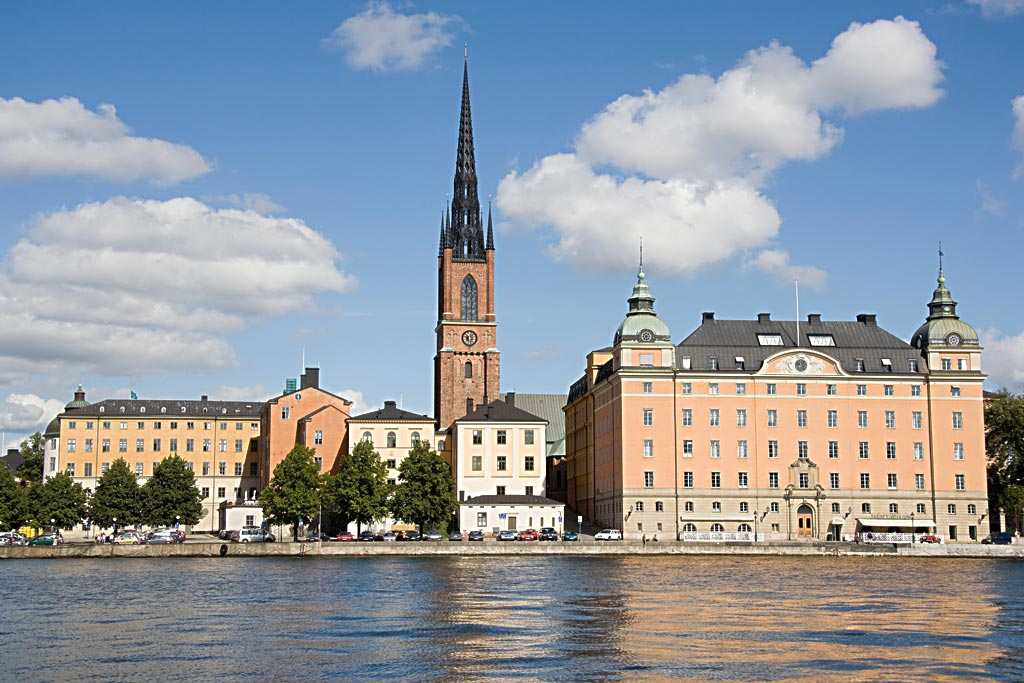
%> input picture images/image.jpg, 1024 x 683 px
$ octave finer_resolution_5.m   (GNU Octave 9; MATLAB toolbox functions it lacks are replaced by stand-ins)
%> lines starting %> are read from the running program, lines starting %| are printed output that depends on the picture
%the starting phase matrix is not a random matrix but a phase matrix from
%blured picture

%rectangular picture changed to a square picture
%read an image
IM=imread('image.jpg');
%> IM is the input picture: size 683x1024x3 uint8; mean R, G, B 142.1, 150.6, 160
IM=rgb2gray(IM);
%> IM: size 683x1024 uint8
IM=imresize(IM,0.25);
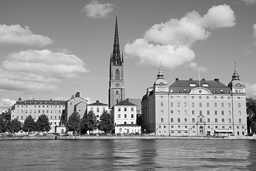
%> IM: size 171x256 uint8; min 0, max 255, mean 149.1
IM=im2double(IM);
%> IM: size 171x256 double
IM=imcrop(IM,[1 1 170 170]);
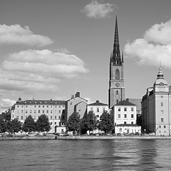
%> IM: size 171x171 double; min 0, max 1, mean 0.574
figure,imshow(IM);

%Generate black space outside of the picture
temp=zeros(771,771);
for x=301:471
    for y=301:471
        temp(x,y)=IM(x-300,y-300);
    end
end
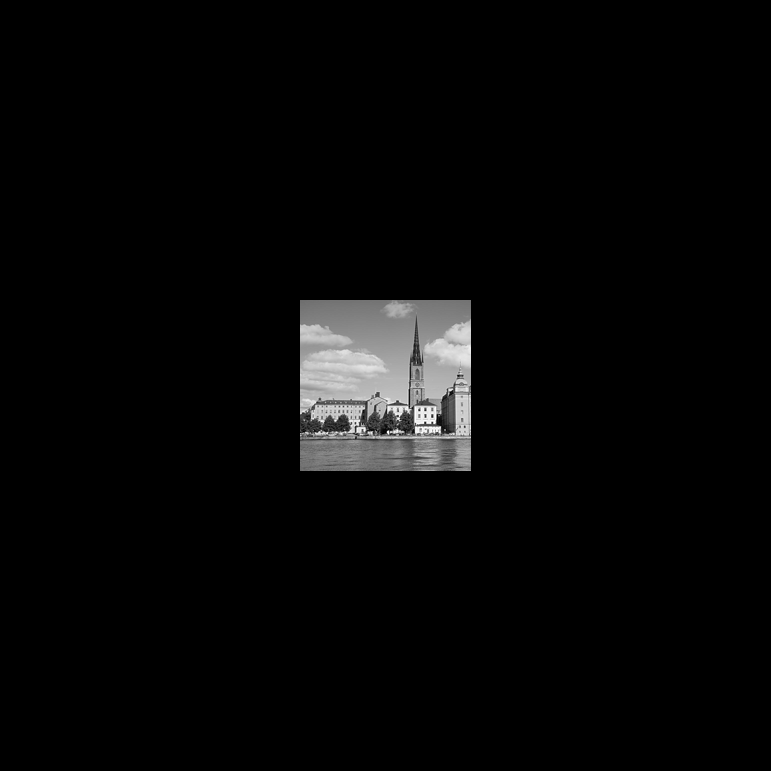
%> temp: size 771x771 double; min 0, max 1, mean 0.0282

IM=zeros(771,771);
for x=1:771
    for y=1:771
        IM(x,y)=temp(x,y);
    end
end

figure,imshow(IM);

%Blur Kernel, Gaussian Blur,Generate a kernel for image blur
ksize = 102;
blur = zeros(ksize);
s = 6;
m = ksize/2;
[X, Y] = meshgrid(1:ksize);
blur = (1/(2*pi*s^2))*exp(-((X-m).^2 + (Y-m).^2)/(2*s^2));

%Blur the image and show it
IM_blur=conv2(IM,blur,'same');
figure,imshow(IM_blur);

%get the frequency domain of the sharp image, simulate the experimental
%diffraction pattern
FFT_IM=fft2(IM);
FFT_IM=abs(FFT_IM);

%get the frequency domain of the blur image and get the phase angle
FFT_IM_blur=fft2(IM_blur);
FFT_IM_blur_angle=angle(FFT_IM_blur);
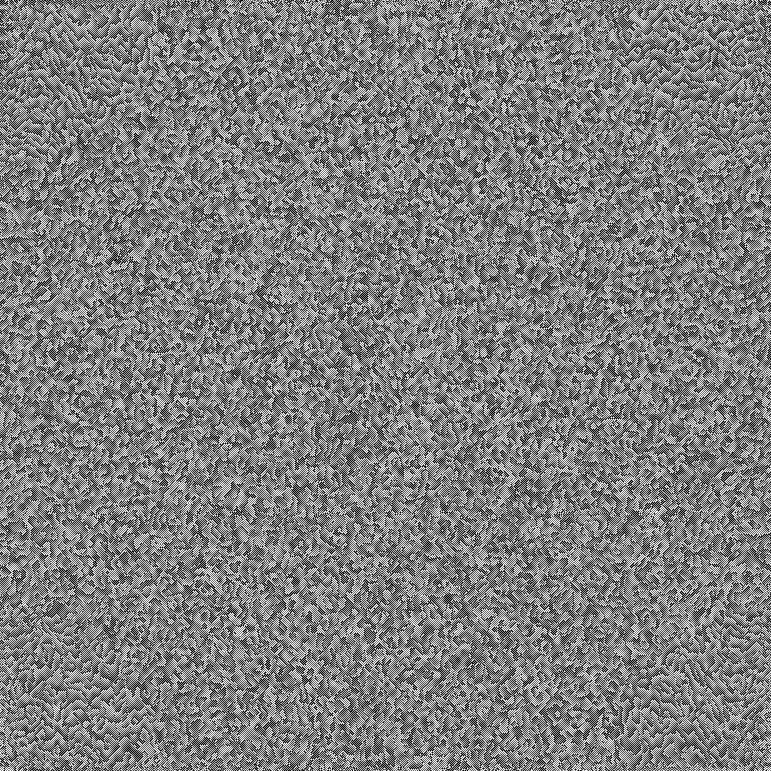
%> FFT_IM_blur_angle: size 771x771 double; min -3.14, max 3.14, mean 1.62e-05; drawn with min black and max white

%Generate a new image with the Fourier frequency of the blured image and the random angles
FFT_IM_new=FFT_IM.*exp(1i*FFT_IM_blur_angle);
IM_new=abs(ifft2(FFT_IM_new));
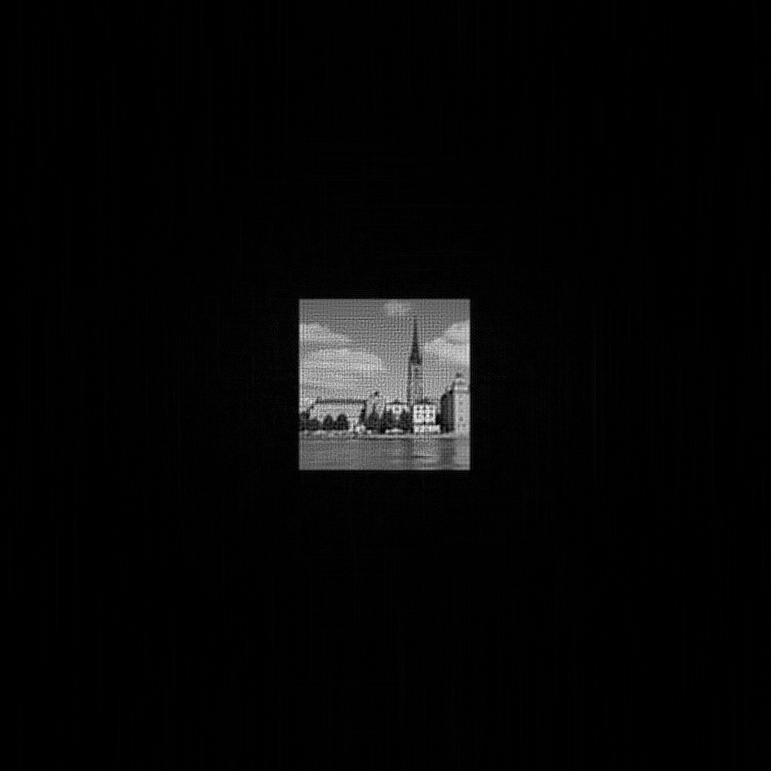
%> IM_new: size 771x771 double; min 4.31e-06, max 1.19, mean 0.0344; drawn with min black and max white

%Iteration between the real space and reciprocal space
Iteration=100;
%> (the run ends here)
